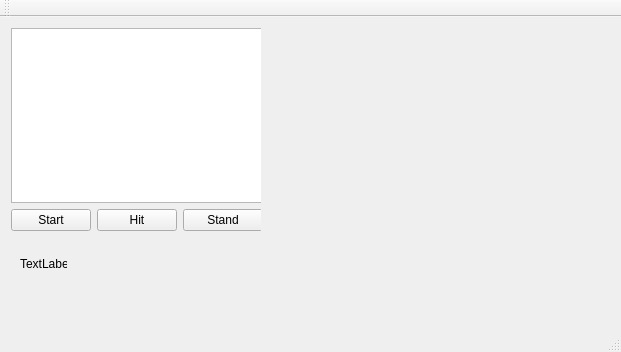
<?xml version="1.0" encoding="UTF-8"?>
<ui version="4.0">
 <class>MainWindow</class>
 <widget class="QMainWindow" name="MainWindow">
  <property name="geometry">
   <rect>
    <x>0</x>
    <y>0</y>
    <width>621</width>
    <height>352</height>
   </rect>
  </property>
  <property name="windowTitle">
   <string>MainWindow</string>
  </property>
  <widget class="QWidget" name="centralWidget">
   <widget class="QLabel" name="textlabel">
    <property name="geometry">
     <rect>
      <x>20</x>
      <y>240</y>
      <width>47</width>
      <height>13</height>
     </rect>
    </property>
    <property name="text">
     <string>TextLabel</string>
    </property>
   </widget>
   <widget class="QWidget" name="">
    <property name="geometry">
     <rect>
      <x>0</x>
      <y>0</y>
      <width>261</width>
      <height>225</height>
     </rect>
    </property>
    <layout class="QFormLayout" name="formLayout">
     <item row="0" column="0">
      <widget class="QTextBrowser" name="textBrowser"/>
     </item>
     <item row="1" column="0">
      <layout class="QGridLayout" name="gridLayout">
       <item row="0" column="1">
        <widget class="QPushButton" name="hitButton">
         <property name="text">
          <string>Hit</string>
         </property>
        </widget>
       </item>
       <item row="0" column="2">
        <widget class="QPushButton" name="standButton">
         <property name="text">
          <string>Stand</string>
         </property>
        </widget>
       </item>
       <item row="0" column="0">
        <widget class="QPushButton" name="startButton">
         <property name="text">
          <string>Start</string>
         </property>
        </widget>
       </item>
      </layout>
     </item>
    </layout>
   </widget>
  </widget>
  <widget class="QMenuBar" name="menuBar">
   <property name="geometry">
    <rect>
     <x>0</x>
     <y>0</y>
     <width>621</width>
     <height>21</height>
    </rect>
   </property>
  </widget>
  <widget class="QToolBar" name="mainToolBar">
   <attribute name="toolBarArea">
    <enum>TopToolBarArea</enum>
   </attribute>
   <attribute name="toolBarBreak">
    <bool>false</bool>
   </attribute>
  </widget>
  <widget class="QStatusBar" name="statusBar"/>
 </widget>
 <layoutdefault spacing="6" margin="11"/>
 <resources/>
 <connections/>
</ui>
